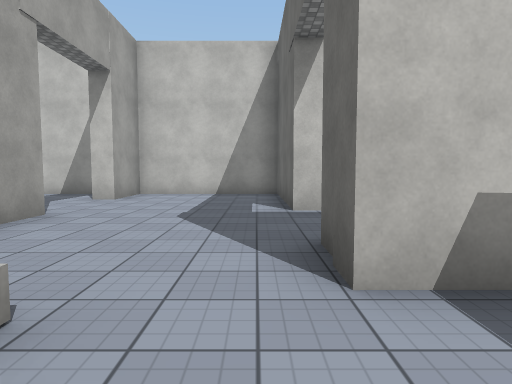
[1] (above)

17 first-person views from a walk through a 3-D level made in the Unity game engine. The camera is 1.4 m above the floor, tilts 4° down and sees 75° across. The floor is counted in squares, 2 m on a side. Each view is taken from the middle of a square. On the plan, view 1 faces up. The plan holds only what a view shows up to about 10 squares ahead; the rest is blank. The place goes on beyond the plan. The player is left out. Surface patterns are stand-ins for the level's own textures.

[2]
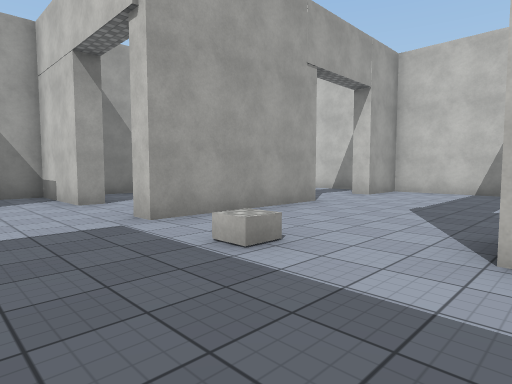

[3]
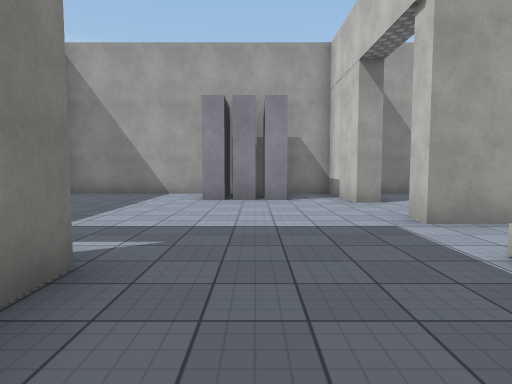

[4]
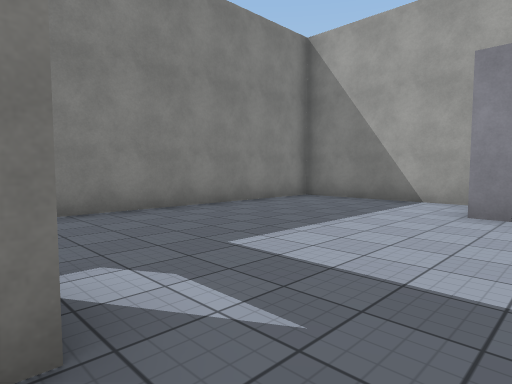

[5]
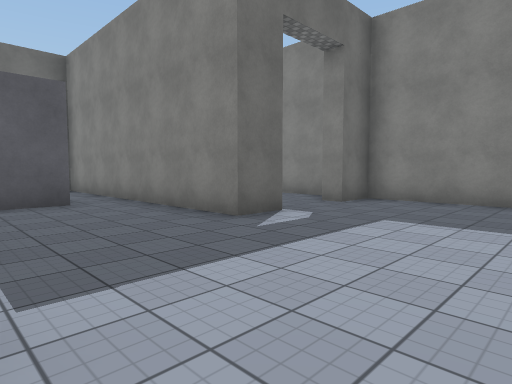

[6]
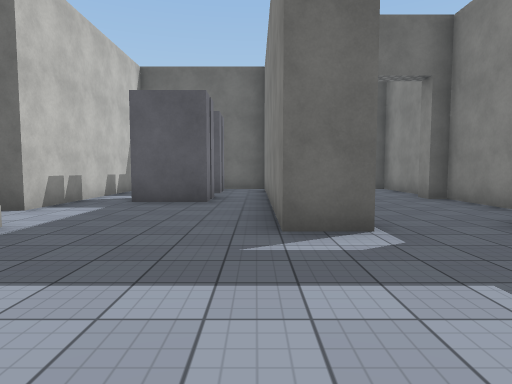

[7]
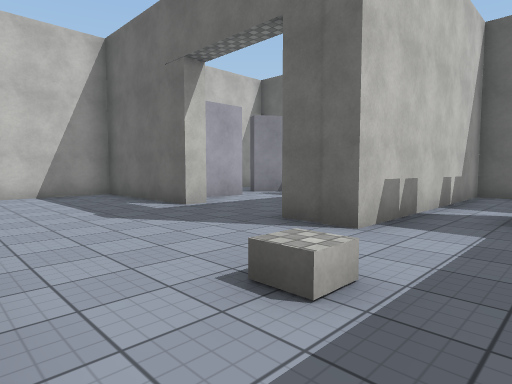

[8]
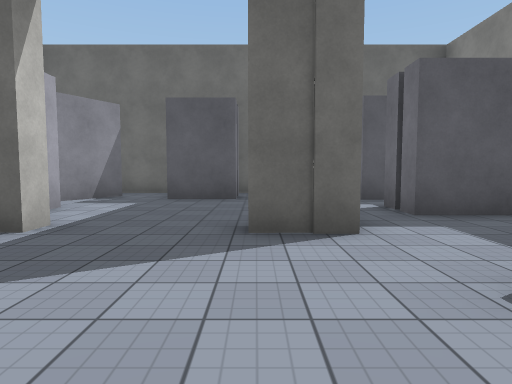

[9]
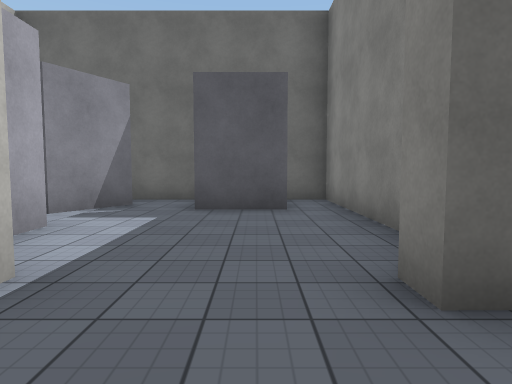

[10]
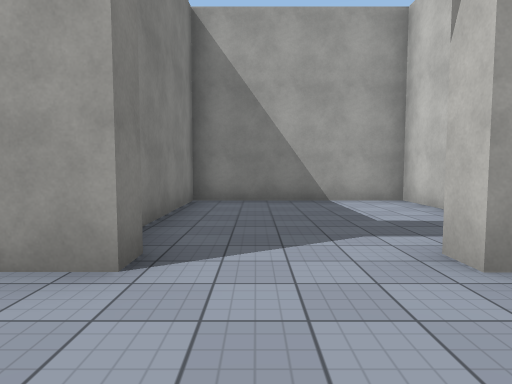

[11]
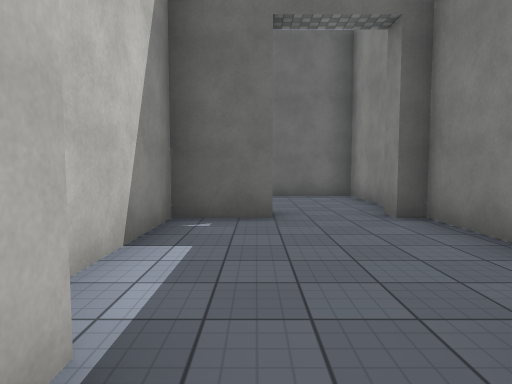

[12]
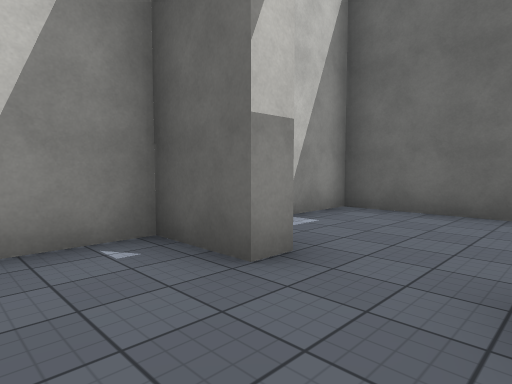

[13]
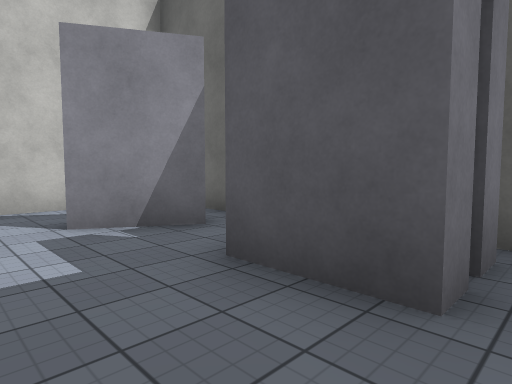

[14]
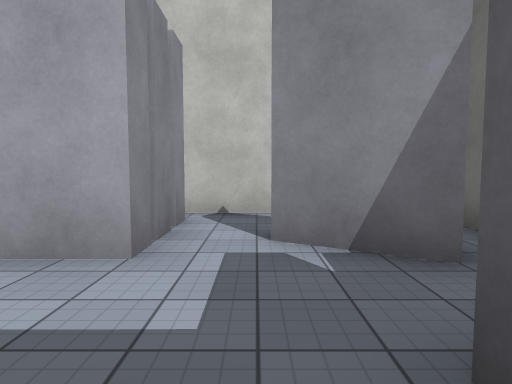

[15]
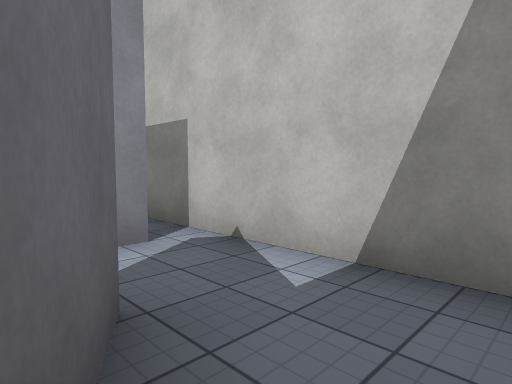

[16]
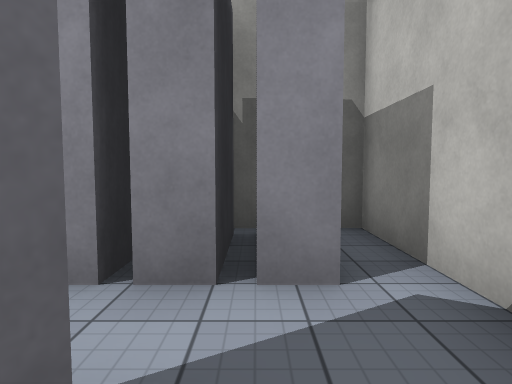

[17]
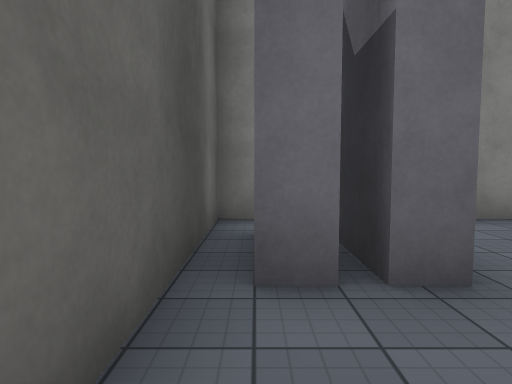

### Floor plan
Points are (right, up) in squares from view 1. A wall is a line through its corners. A room is listed if a view was taken in it or the views show most of it. See-through windows are left out.
Room 1 (views 1, 2, 3, 4, 6, 7, 8, 9, 10, 11)
walls: (-5.8, 1.1) (-8.4, 1.1) (-8.4, -6.4) (-1.3, -6.4) (-1.3, -5.3) (-0.7, -5.3); (-6.5, -0.2) (-6.5, -0.9); (-6.5, -1) (-6.5, -2.2); (-0.7, -3.3) (-1.3, -3.3) (-1.3, -2.3) (2.4, -2.3); (1.6, 1.9) (0.6, 1.9) (0.6, 3.1); (2, -1) (2, 0.6); (-3.7, 5.1) (-3.2, 5.1) (-3.2, 1.1) (-3.8, 1.1); (-8.1, -1.7) (-6.5, -1.7); (2.7, -1) (2.7, 0.6); (0.6, 5.6) (0.6, 9.3) (-3.2, 9.3) (-3.2, 7.5)
ways out: opening at (-5, 1) to room 2; opening at (-1, -4.5) to room 3; opening at (1, 4.5) to room 4; opening at (-4, 6.5) to room 6; opening at (2.5, 1) to room 8
Room 2 (view 5)
walls: (-5.9, 1.6) (-5.8, 1.1); (-8.4, 3.4) (-8.4, 2.5)
ways out: opening at (-5, 1) to room 1
Room 3 (view 12)
walls: (-0.1, -6.4) (2.7, -6.4) (2.7, -6) (3.3, -6); (3.3, -4.2) (2.7, -4.2) (2.7, -2.8) (0, -2.8)
ways out: opening at (-1, -4.5) to room 1; opening at (3, -5.5) to room 7
Room 4 (views 13, 14)
walls: (2.4, 2.4) (6.5, 2.4) (6.5, 4.5); (5.3, 3.5) (4.7, 3.5) (4.7, 5.1); (1.2, 5.6) (0.6, 5.6); (3, 6.5) (1.8, 6.5); (0.6, 3.1) (1.2, 3.1); (6.1, 3.5) (5.5, 3.5); (5.6, 6.4) (4.1, 7.3)
ways out: opening at (1, 4.5) to room 1; gap at (4, 7) to room 5; opening at (5, 6) to room 9
Room 5 (views 15, 16, 17)
walls: (4.3, 7.7) (5.5, 7); (5.8, 9.3) (1.1, 9.3) (1.1, 7.7); (6.5, 6.6) (6.5, 8.1); (3, 8.6) (3, 8); (1.4, 7.8) (3, 7.8) (3, 7.2)
ways out: gap at (4, 7) to room 4; opening at (6, 7) to room 9
Room 6 (no view inside)
walls: (-4.5, 9.3) (-8.4, 9.3) (-8.4, 4.6) (-5, 4.6); (-3.2, 7.5) (-3.7, 7.5)
ways out: opening at (-4, 6.5) to room 1
Room 7 (no view inside)
walls: (4, -6.4) (6.5, -6.4) (6.5, -2.8) (5, -2.8)
ways out: opening at (3, -5.5) to room 3
Room 8 (no view inside)
walls: (2.7, 0.6) (3.3, 0.6); (5.5, 1.9) (1.6, 1.9); (2, 0.6) (2.5, 0.6); (4.5, -1) (4.5, 0.6); (2.4, -2.3) (5.9, -2.3)
ways out: opening at (2.5, 1) to room 1; opening at (5, 1); gap at (5, -1)
Room 9 (no view inside)
walls: (4.7, 5.1) (5.2, 5.1); (5.5, 5.1) (6.1, 5.1); (6.5, 4.5) (6.5, 6.6)
ways out: opening at (5, 6) to room 4; opening at (6, 7) to room 5

Positions as (right, up) in squares from view 1, and headings:
1: (0, 0), facing up
2: (1, -1), facing up-left
3: (1, -1), facing left
4: (-1, -1), facing down-left
5: (-5, 1), facing down-right
6: (-5, -2), facing right
7: (-3, 0), facing up-right
8: (-3, 3), facing right
9: (-1, 4), facing right
10: (-1, 6), facing left
11: (-2, -4), facing right
12: (1, -6), facing up-right
13: (3, 3), facing up-right
14: (4, 4), facing up
15: (6, 7), facing up-left
16: (5, 8), facing left
17: (6, 7), facing down
